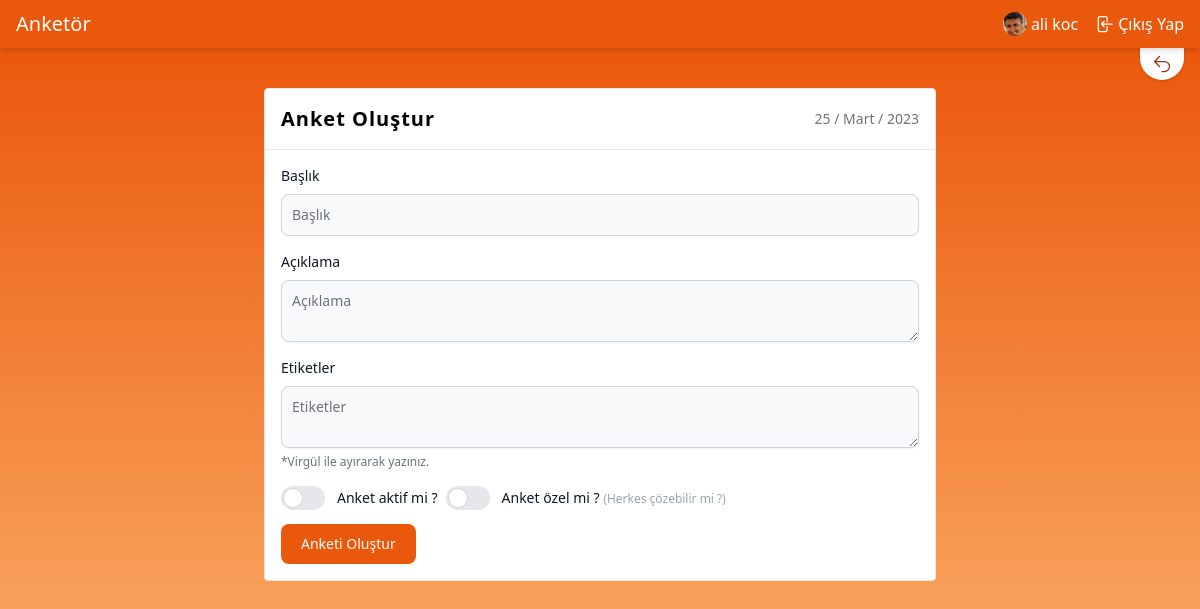
The app's page /polls/create (signed in) with its own data.
### apps/account/models.py (models this page shows, shortened)
class User(AbstractBaseUser, PermissionsMixin):
    email = models.EmailField(max_length=254, unique=True)
    name = models.CharField(max_length=254, null=True, blank=True)
    is_staff = models.BooleanField(default=False)
    is_superuser = models.BooleanField(default=False)
    is_active = models.BooleanField(default=True)
    last_login = models.DateTimeField(null=True, blank=True)
    date_joined = models.DateTimeField(auto_now_add=True)
    USERNAME_FIELD = 'email'
    EMAIL_FIELD = 'email'
    REQUIRED_FIELDS = ["name"]
    objects = UserManager()
    class Meta:
        verbose_name = "Kullanıcı"
        verbose_name_plural = "Kullanıcılar"

class Profile(models.Model):
    user = models.OneToOneField(User, on_delete=models.CASCADE)
    image = models.ImageField(default='profile_pictures/def_profile.jpg', upload_to='profile_pictures')
    class Meta:
        verbose_name = "Profil"
        verbose_name_plural = "Profiller"

### apps/poll/views.py (the view, shortened to what this page needs)
# urls.py: path("create", CreatePoll.as_view(), name="poll.create"),
class CreatePoll(LoginRequiredMixin, View):
    template_name = "poll/create.html"
    def get(self, request):
        return render(request, self.template_name)

### apps/poll/templates/poll/create.html (shortened to what this page needs)
{% extends "base.html" %}
{% block content %}
  <section id="createPoll" class="from-orange-600 to-orange-300 bg-gradient-to-b">
    <div class="absolute flex right-0 space-x-4 px-4">
      <div>
        <a href="{% url "poll.index" %}" title="Geri dön"
           class="flex bg-white rounded-b-full px-3 p-1.5 hover:py-3 transition-[padding] shadow">
          <svg xmlns="http://www.w3.org/2000/svg" fill="none" viewBox="0 0 24 24" stroke-width="1.5"
               stroke="currentColor"
               class="w-5 h-5 stroke-orange-800">
            <path stroke-linecap="round" stroke-linejoin="round" d="M9 15L3 9m0 0l6-6M3 9h12a6 6 0 010 12h-3"></path>
          </svg>
        </a>
      </div>
    </div>
    <div class="flex justify-center m-10">
      <div class="bg-white border rounded max-w-2xl w-full">
        <div class="p-4 flex items-center justify-between">
          <h1 class="font-semibold text-xl tracking-wider">Anket Oluştur</h1>
          <span class="text-sm text-gray-500">{% now "d / F / Y" %}</span>
        </div>
        <hr>
        <div class="p-4">
          <form method="post">
            <div class="mb-4">
              <label for="title" class="block mb-2 text-sm font-medium text-gray-900">Başlık</label>
              <input type="text" id="title" name="title"
                     class="shadow-sm bg-gray-50 border border-gray-300 text-gray-900 text-sm rounded-lg focus:ring-orange-500 focus:border-orange-500 block w-full p-2.5"
                     placeholder="Başlık" required>
            </div>
            <div class="mb-4">
              <label for="description"
                     class="block mb-2 text-sm font-medium text-gray-900">Açıklama</label>
              <textarea type="text" id="description"
                        name="description"
                        class="shadow-sm bg-gray-50 border border-gray-300 text-gray-900 text-sm rounded-lg focus:ring-orange-500 focus:border-orange-500 block w-full p-2.5"
                        placeholder="Açıklama"></textarea>
            </div>
            <div class="mb-4">
              <label for="tags"
                     class="block mb-2 text-sm font-medium text-gray-900">Etiketler</label>
              <textarea id="tags"
                        name="tags"
                        class="shadow-sm bg-gray-50 border border-gray-300 text-gray-900 text-sm rounded-lg focus:ring-orange-500 focus:border-orange-500 block w-full p-2.5"
                        placeholder="Etiketler"></textarea>
              <span
                class="text-xs text-gray-500">*Virgül ile ayırarak yazınız.</span>
            </div>
            <div class="flex items-center h-5 mb-4 space-x-2">
              <label class="relative inline-flex items-center cursor-pointer">
                <div
                  class="w-11 h-6 bg-gray-200 peer-focus:outline-none peer-focus:ring-4 peer-focus:ring-orange-300 rounded-full peer peer-checked:after:translate-x-full peer-checked:after:border-white after:content-[''] after:absolute after:top-[2px] after:left-[2px] after:bg-white after:border-gray-300 after:border after:rounded-full after:h-5 after:w-5 after:transition-all peer-checked:bg-orange-600"></div>
                <span class="ml-3 text-sm font-medium text-gray-900">Anket aktif mi ?</span>
              </label>
              <label class="relative inline-flex items-center cursor-pointer">
                <div
                  class="w-11 h-6 bg-gray-200 peer-focus:outline-none peer-focus:ring-4 peer-focus:ring-orange-300 rounded-full peer peer-checked:after:translate-x-full peer-checked:after:border-white after:content-[''] after:absolute after:top-[2px] after:left-[2px] after:bg-white after:border-gray-300 after:border after:rounded-full after:h-5 after:w-5 after:transition-all peer-checked:bg-orange-600"></div>
                <span class="ml-3 text-sm font-medium text-gray-900">Anket özel mi ? <span
                  class="text-xs text-gray-400">(Herkes çözebilir mi ?)</span> </span>
              </label>
            </div>
            <button type="submit"
                    class="text-white bg-orange-600 hover:bg-orange-700 focus:ring-4 focus:outline-none focus:ring-orange-300 font-medium rounded-lg text-sm px-5 py-2.5 text-center">
              Anketi Oluştur
            </button>
          </form>
        </div>
      </div>
    </div>
  </section>
{% endblock %}

### templates/header.html (shortened to what this page needs)
{% load static %}
<header class="sticky w-full top-0 left-0 right-0 bottom-auto z-[990] bg-orange-600 text-white shadow-md p-2.5 px-4">
  <div class="flex items-center align-middle justify-between">
    <div>
      <a href="{% url "home" %}">
        <span class="text-xl font-medium">Anketör</span>
      </a>
    </div>
    <div class="flex justify-around items-center space-x-4">
      {% if not user.is_authenticated %}
        <a class="flex items-center space-x-1 hover:underline" href="{% url 'login' %}">
          <svg xmlns="http://www.w3.org/2000/svg" fill="none" viewBox="0 0 24 24" stroke-width="1.5"
               stroke="currentColor" class="w-5 h-5">
            <path stroke-linecap="round" stroke-linejoin="round"
                  d="M17.982 18.725A7.488 7.488 0 0012 15.75a7.488 7.488 0 00-5.982 2.975m11.963 0a9 9 0 10-11.963 0m11.963 0A8.966 8.966 0 0112 21a8.966 8.966 0 01-5.982-2.275M15 9.75a3 3 0 11-6 0 3 3 0 016 0z"></path>
          </svg>
          <span class="font-sans">Giriş Yap</span>
        </a>
      {% else %}
        <a href="{% url "poll.index" %}" class="flex hover:underline items-center space-x-1">
          <img class="w-6 rounded-full" src="{{ MEDIA_URL }}{{ user.profile.image.url }}"
               alt="{{ user.name }} profile image">
          <span>
            {% if user.name %} {{ user.name }} {% else %} {{ user.email }} {% endif %}
        </span>
        </a>
        <a class="flex items-center space-x-1 hover:underline" href="{% url 'logout' %}">
          <span class="font-sans">Çıkış Yap</span>
        </a>
      {% endif %}
    </div>
  </div>
</header>

### static/css/main.css (style rules this page uses)
html, body { height: 100%; width: 100%; margin: 0; padding: 0; }
body > main > section { flex: 1 1 auto; display: flex; flex-direction: column; }

### records on screen
User: profile.image (picture), name "ali koc"
